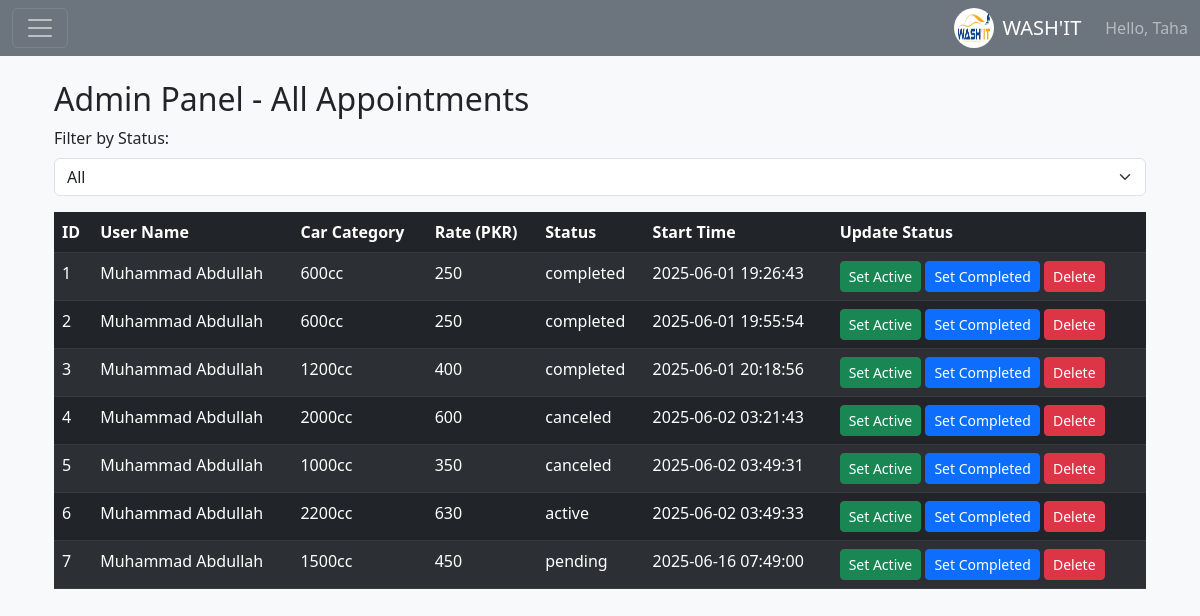
The page /admin (signed in) on the database its author committed.
### tables this page shows
CREATE TABLE appointments (
    id INTEGER PRIMARY KEY AUTOINCREMENT,
    user_id INTEGER,
    category_id INTEGER,
    status TEXT,
    start_time TEXT,
    FOREIGN KEY(user_id) REFERENCES users(id),
    FOREIGN KEY(category_id) REFERENCES car_categories(id)
);

CREATE TABLE users (
    id INTEGER PRIMARY KEY AUTOINCREMENT,
    name TEXT NOT NULL,
    email TEXT NOT NULL UNIQUE,
    password TEXT NOT NULL,
    role TEXT DEFAULT 'user'
);

CREATE TABLE car_categories (
    id INTEGER PRIMARY KEY AUTOINCREMENT,
    name TEXT NOT NULL,
    rate INTEGER NOT NULL
);

### app.py (the view)
@app.route('/admin')
@login_required
def admin_panel():
    with get_db() as conn:
        all_appointments = conn.execute("""
    SELECT a.id, u.name AS user_name, c.name AS category_name, c.rate, a.status, a.start_time
    FROM appointments a
    JOIN users u ON a.user_id = u.id
    JOIN car_categories c ON a.category_id = c.id
        """).fetchall()
    return render_template('admin_panel.html', appointments=all_appointments)

### app.py (called while the page is built)
def get_db():
    conn = sqlite3.connect(DATABASE)
    conn.row_factory = sqlite3.Row
    return conn

def login_required(f):
    @wraps(f)
    def decorated_function(*args, **kwargs):
        if session.get('user_id') is None:
            flash('Please sign in to access this page.', 'warning')
            return redirect(url_for('signin'))
        return f(*args, **kwargs)
    return decorated_function

### templates/admin_panel.html (shortened to what this page needs)
{% extends 'base.html' %}
{% block content %}
<div class="container">
    <h2>Admin Panel - All Appointments</h2>
    <div class="mb-3">
        <label for="statusFilter" class="form-label">Filter by Status:</label>
        <select id="statusFilter" class="form-select">
            <option value="all">All</option>
        </select>
    </div>
    {% if appointments %}
    <table class="table table-dark table-striped" id="appointmentsTable">
        <thead>
            <tr>
                <th>ID</th>
                <th>User Name</th>
                <th>Car Category</th>
                <th>Rate (PKR)</th>
                <th>Status</th>
                <th>Start Time</th>
                <th>Update Status</th>
            </tr>
        </thead>
        <tbody>
            {% for appt in appointments %}
            <tr data-status="{{ appt['status'] }}">
                <td>{{ appt['id'] }}</td>
                <td>{{ appt['user_name'] }}</td>
                <td>{{ appt['category_name'] }}</td>
                <td>{{ appt['rate'] }}</td>
                <td>{{ appt['status'] }}</td>
                <td>{{ appt['start_time'] or 'N/A' }}</td>
                <td>
                    <a href="{{ url_for('update_status', appointment_id=appt['id'], status='active') }}" class="btn btn-sm btn-success">Set Active</a>
                    <a href="{{ url_for('update_status', appointment_id=appt['id'], status='completed') }}" class="btn btn-sm btn-primary">Set Completed</a>
                    <form action="{{ url_for('delete_appointment', appointment_id=appt['id']) }}" method="post" style="display:inline;">
                         <button type="submit" class="btn btn-sm btn-danger" onclick="return confirm('Are you sure you want to delete this appointment?');"> Delete
                         </button>
                    </form>
                </td>
            </tr>
            {% endfor %}
        </tbody>
    </table>
    {% else %}
    <p>No appointments found.</p>
    {% endif %}
</div>
{% endblock %}

### static/css/style.css (style rules this page uses)
body { font-family: 'Segoe UI', sans-serif; margin: 0; padding: 0; min-height: 100vh; }

### rows shown on the page
appointments: id "1", user_name "Muhammad Abdullah", category_name "600cc", rate "250", status "completed", start_time "2025-06-01 19:26:43"
appointments: id "2", user_name "Muhammad Abdullah", category_name "600cc", rate "250", status "completed", start_time "2025-06-01 19:55:54"
appointments: id "3", user_name "Muhammad Abdullah", category_name "1200cc", rate "400", status "completed", start_time "2025-06-01 20:18:56"
appointments: id "4", user_name "Muhammad Abdullah", category_name "2000cc", rate "600", status "canceled", start_time "2025-06-02 03:21:43"
appointments: id "5", user_name "Muhammad Abdullah", category_name "1000cc", rate "350", status "canceled", start_time "2025-06-02 03:49:31"
appointments: id "6", user_name "Muhammad Abdullah", category_name "2200cc", rate "630", status "active", start_time "2025-06-02 03:49:33"
appointments: id "7", user_name "Muhammad Abdullah", category_name "1500cc", rate "450", status "pending", start_time "2025-06-16 07:49:00"

### other values the page prints
{{ session['user_name'] }} "Taha"
